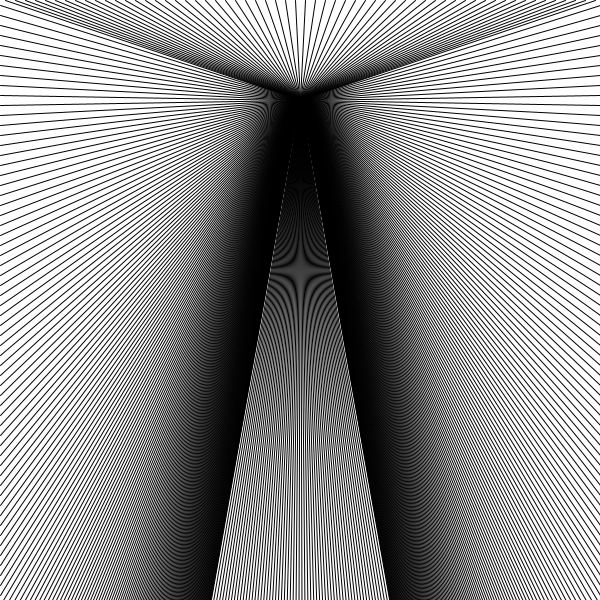
Frame 1 (no input)
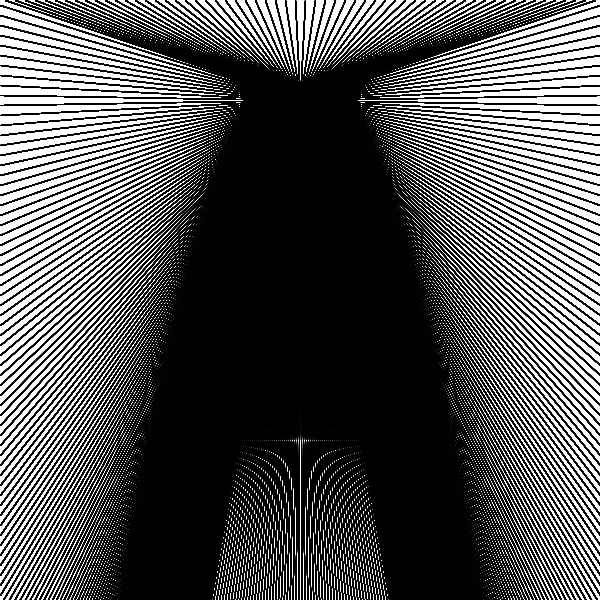
Frame 60 (the mouse pressed at the canvas centre just before this capture)
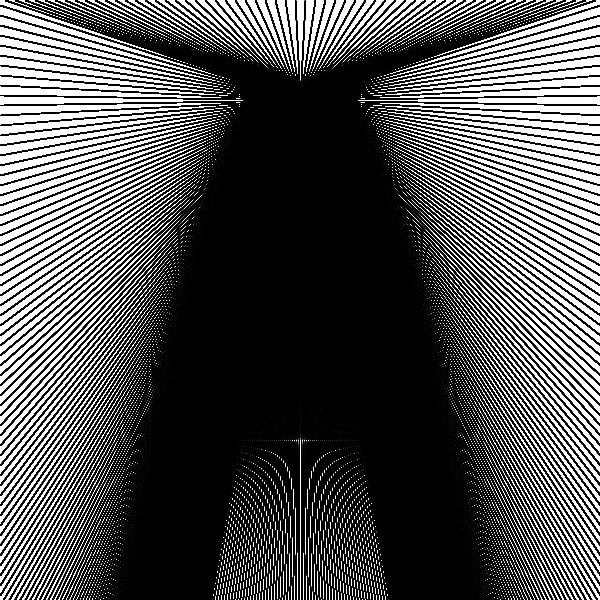
Frame 120 (the mouse held since frame 60 and released just before this capture)

The Processing sketch that drew these frames (run headless with seeded random() and noise(); from frame 60 on, the mouse is pressed at the canvas centre):

// Processing sketch: s01t1ignaciovaldivielso
// ── s01t1ignaciovaldivielso.pde
//Tarea 1
//Valdivielso_Ignacio

Objeto o;

void setup(){
size(600,600);
background(255);
o = new Objeto();
}

void draw(){
o.ellip();
o.linesS();
o.linesU();
o.linesD();
o.gro();
o.rec();
o.rec2();
o.tri();
o.groc1();
//o.groc2();
}

// ── Objeto.pde
class Objeto{
float r = 8;
float s = 1.5;
float negro = 0;
float blanco = 255;
float mid = 300;
 
 void linesS(){
//background(150);
  for (int i = 5; i < 1800; i = i+10) {
    line(301, 100, 600, i);
  line(299, 100, 0, i);
  }
 }

 void linesU(){
  for (int i = 5; i < 600; i = i+10) {
    line(300, 100, i, 0);
  }
 }
 void linesD(){
 for (int i = 5; i < 600 ; i = i+10){
   line(300, 100, i, 1800);
 }
 }
 void tri(){
  if(keyPressed){
   if(key == 'v' || key == 'V'){
    noFill();
   triangle(200,100,400,100,300,600);
   }
}
 }
 void ellip(){ 
   if(keyPressed){
   if(key == 'n' || key == 'N'){
   ellipse(width/2, height/2, mid,500);
   }  
 }
 }
 void gro(){
   if(keyPressed){
   if(key == '1'){
   stroke(random(100,155), 0,0);
   }
   }
 }
 void groc1(){
 if(keyPressed){
   if(key == '2'){
   stroke(blanco);
   }
   }
 }
 void rec(){
 if (keyPressed){
if (key == 'b' || key == 'B') {
  stroke(1);
  fill(negro);
  rectMode(CENTER);
  rect(width/2, height/2, 600,600);
  }
 }
 }
  void rec2(){
 if (keyPressed){
if (key == 'c' || key == 'C')
  stroke(1);
  fill(255);
  rectMode(CENTER);
  rect(width/2, height/2, 600,600);
 }
  }
  }
